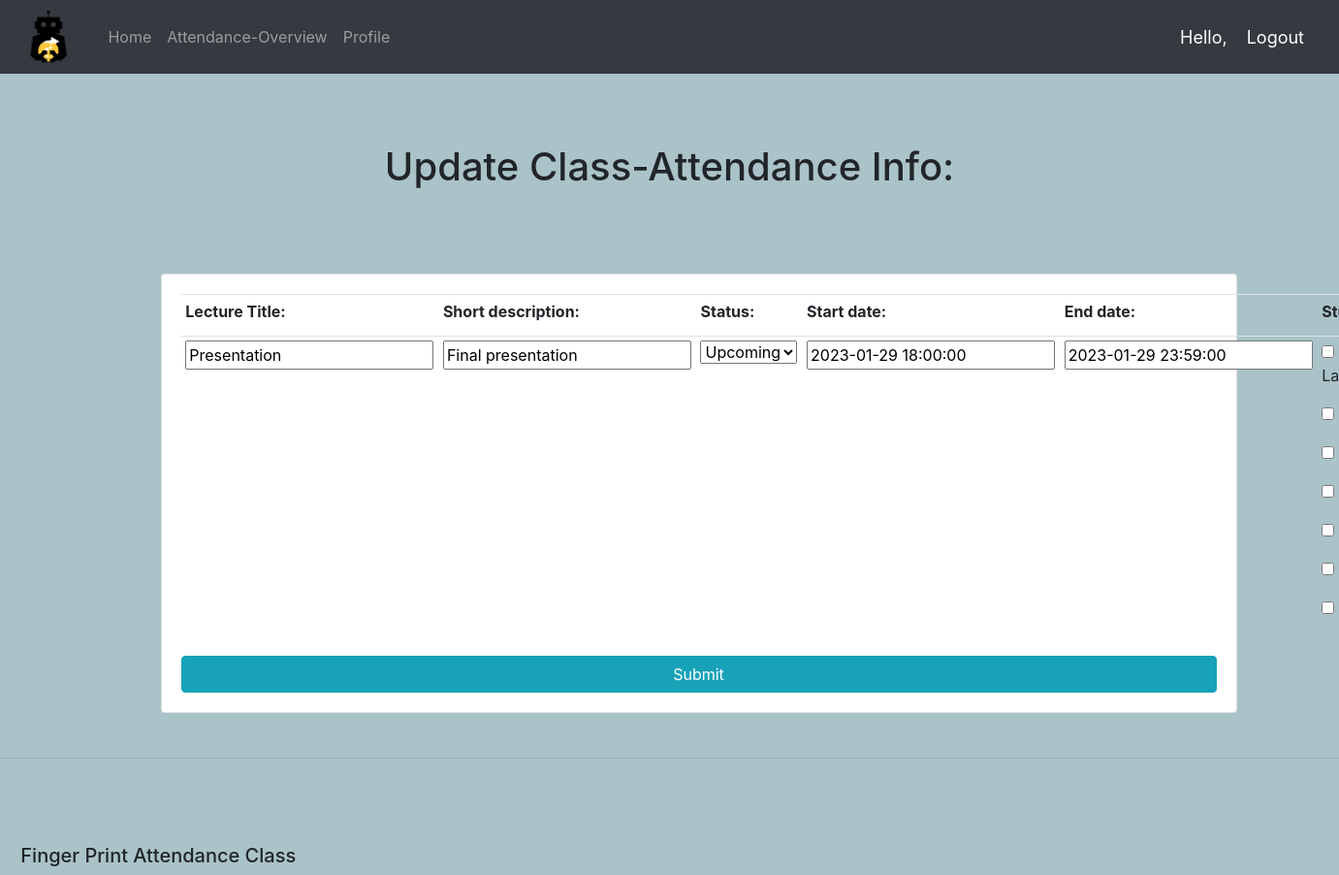
Screenshot of /update_attendance/Presentation (signed in) with the database file from the repository.
### attendance/models.py (models this page shows, shortened)
class Attendance(models.Model):
	class Meta:
		ordering = ['-start_date']
	STATUS = (
		('Upcoming', 'Upcoming'),
		('Done', 'Done')
	)
	students = models.ManyToManyField(Student, null=True)
	lecture_title = models.CharField(primary_key=True, max_length=50)
	short_description = models.CharField(max_length=500, null=True)
	status = models.CharField(max_length=200, null=True, choices=STATUS)
	start_date = models.DateTimeField()
	end_date = models.DateTimeField()

### attendance/views.py (the view)
# urls.py: path('update_attendance/<str:pk>', views.updateAttendance, name='update_attendance'),
@login_required(login_url="accounts/login")
def updateAttendance(request, pk):
	attendance = Attendance.objects.get(lecture_title=pk)
	form = AttendanceForm(instance=attendance)
	if request.method == 'POST':
		print('Printing POST:', request.POST)
		form = AttendanceForm(request.POST, instance=attendance)
		if form.is_valid():
			form.save()
			return redirect('/overview')
	context = {'form': form}
	return render(request, 'attendance_form.html', context)

### attendance/forms.py
class AttendanceForm(forms.ModelForm):
    students = forms.ModelMultipleChoiceField(
        queryset=Student.objects.all(),
        widget=forms.CheckboxSelectMultiple,
        required=False,
    )
    class Meta:
        model = Attendance
        fields = ['lecture_title', 'short_description', 'status', 'start_date', 'end_date', 'students']

### accounts/models.py (called while the page is built)
	def __str__(self):
		return self.user.first_name

### attendance/templates/attendance_form.html (shortened to what this page needs)
{% extends 'accounts/main.html' %}
{% load static %}
{% block content %}
<head>
</head>
<body>
<div class="container">
    <br>
    <br>
    <br>
    <h1 class="text-center">Update Class-Attendance Info:</h1>
    <br>
    <br>
    <form method="post">
        <div class="row">
            <div style="margin:30px" class="col-md">
                <div class="card card-body">
                    <table class="table table-sm">
                        <tr>
                            <th><label for="{{ form.lecture_title.id_for_label }}">Lecture Title:</label></th>
                            <th><label for="{{ form.short_description.id_for_label }}">Short description:</label></th>
                            <th><label for="{{ form.status.id_for_label }}">Status:</label></th>
                            <th><label for="{{ form.start_date.id_for_label }}">Start date:</label></th>
                            <th><label for="{{ form.end_date.id_for_label }}">End date:</label></th>
                            <th><label for="{{ form.students.id_for_label }}">Students :</label></th>
                        </tr>
                        <tr>
                            <td><b><i>{{ form.lecture_title }}</i></b></td>
                            <td>{{ form.short_description }}</td>
                            <td>{{ form.status }}</td>
                            <td>{{ form.start_date }}</td>
                            <td>{{ form.end_date }}</td>
                            <td>{% for student in form.students %}
                                <div class="checkbox">
                                    <label>
                                        {{ student }}
                                    </label>
                                </div>
                                {% endfor %}
                            </td>
                        </tr>
                    </table>
                    <input class="btn btn-info" type="submit" name="Confirm">
                </div>
            </div>
        </div>
    </form>
</div>
{% endblock %}

### static/css/main.css (style rules this page uses)
body { background-color: #AAC3C8; }

### rows the page displays
Attendance: lecture_title "Presentation", short_description "Final presentation", status "Upcoming", start_date "2023-01-29 18:00:00", end_date "2023-01-29 23:59:00"
